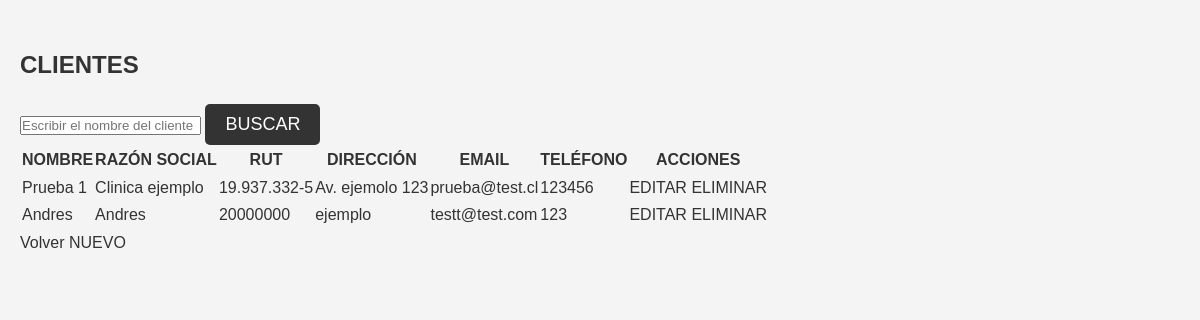
The app's page /index/cliente/, older data.
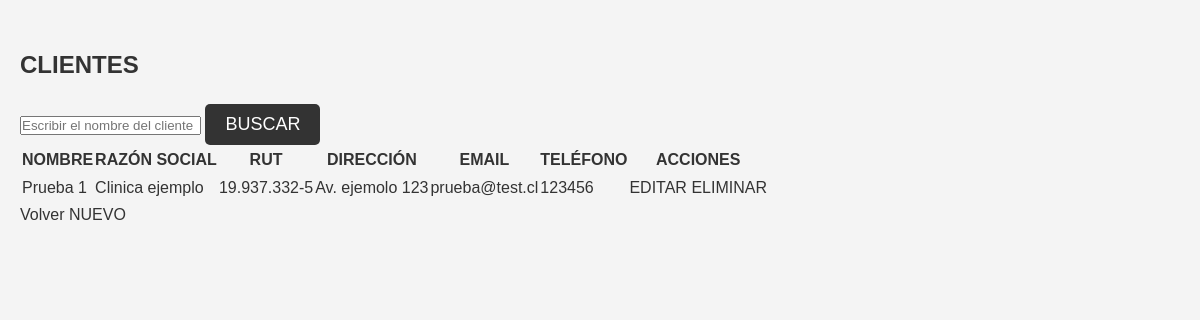
The same page, newer data.
### myapp/models.py (models this page shows)
class Cliente(Model):
    nombre = CharField(max_length=100)
    razon_social = CharField(max_length=100)
    rut = CharField(max_length=20)
    direccion = CharField(max_length=100)
    email = EmailField()
    telefono = CharField(max_length=15)
    def __str__(self):
        return self.nombre

### myapp/views.py (the view)
# urls.py: path('index/cliente/', views.Client_view.client, name="cliente"),
    def client(request):
        clientes = Cliente.objects.all()
        print(clientes)
        return render(request ,"html/client.html", {'clientes': clientes})

### myapp/templates/html/client.html (shortened to what this page needs)
<!DOCTYPE html>
<html lang="en">
<head>
    {% load static %}
    <link rel="stylesheet" href="{% static 'css/style_client.css'%}">
</head>
<body>
    <header>
        <div>
            <h2>CLIENTES</h2>
        </div>
    </header>
    <main>
        <div>
            <input type="text" placeholder="Escribir el nombre del cliente">
            <button>BUSCAR</button>
        </div>
        <table>
            <thead>
                <tr>
                    <th>NOMBRE</th>
                    <th>RAZÓN SOCIAL</th>
                    <th>RUT</th>
                    <th>DIRECCIÓN</th>
                    <th>EMAIL</th>
                    <th>TELÉFONO</th>
                    <th>ACCIONES</th>
                </tr>
            </thead>
            <tbody>
                {% for cliente in clientes %}
                <tr>
                    <td>{{ cliente.nombre }}</td>
                    <td>{{ cliente.razon_social }}</td>
                    <td>{{ cliente.rut }}</td>
                    <td>{{ cliente.direccion }}</td>
                    <td>{{ cliente.email }}</td>
                    <td>{{ cliente.telefono }}</td>
                    <td>
                        <a href="#">EDITAR</a>
                        <a href="#">ELIMINAR</a>
                    </td>
                </tr>
                {% endfor %}
            </tbody>
        </table>
        <a href="{% url 'index' %}">Volver</a>
        <a href="{% url 'new_client' %}">NUEVO</a>
    </main>
</body>
</html>

Row changes from the older to the newer data that the page shows:
removed Cliente: nombre "Andres", razon_social "Andres", rut "20000000", direccion "ejemplo", email "testt@test.com", telefono "123"
